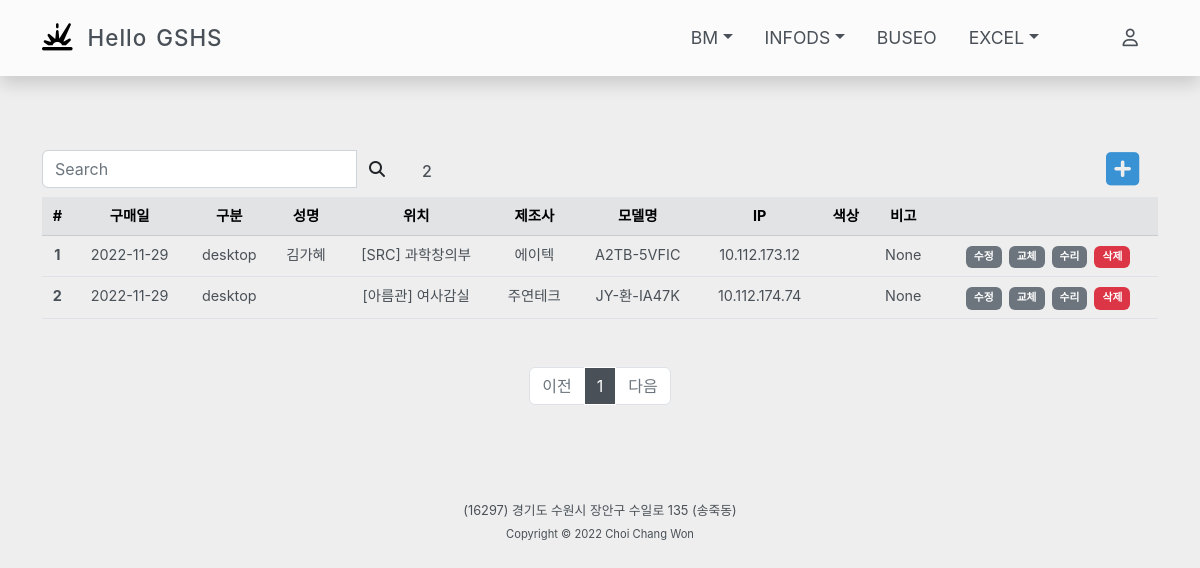
The app's page /gigi/desktop/, older data.
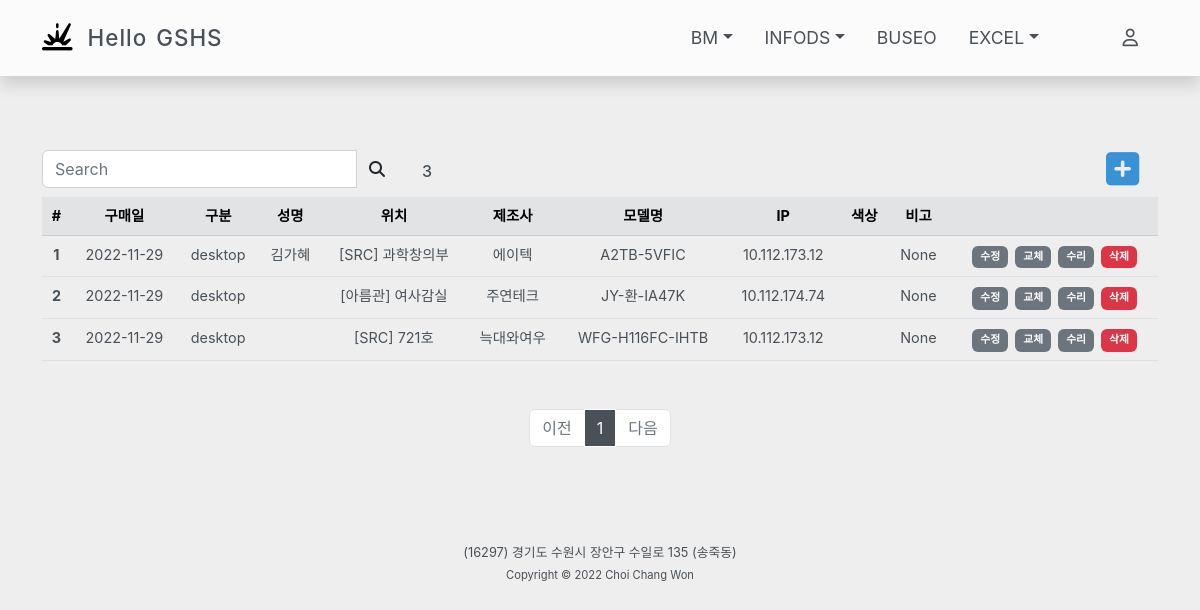
The same page, newer data.
### gshsapp/models.py (models this page shows, shortened)
class Gigiinfo(models.Model):
    COLOR_SELECT = (
        ('None',None),
        ('블랙','블랙'),
        ('컬러','컬러'),
    )
    buyproduct = models.ForeignKey(Buyproduct, on_delete=models.CASCADE, related_name='gigiinfo')
    location = models.ForeignKey(Location, on_delete=models.CASCADE, related_name='gigiinfo')
    user = models.ForeignKey(User, on_delete=models.CASCADE, related_name='gigiinfo', null=True, blank=True)
    ip = models.CharField(max_length=20, null=True, blank=True)
    color = models.CharField(max_length=10, choices=COLOR_SELECT, default=None, blank=True)
    jaego = models.BooleanField(default=False)
    notuse = models.BooleanField(default=False)
    bigo = models.CharField(max_length=100, null=True, blank=True)
    class Meta:
        db_table = "gigiinfo"

class Buyproduct(models.Model):
    buydate = models.DateField(default=timezone.now)
    gubun = models.ForeignKey(Gubun, on_delete=models.CASCADE, related_name='buyproduct')
    company = models.CharField(max_length=20)
    model = models.CharField(max_length=30)
    bigo = models.CharField(max_length=100, null=True, blank=True)
    class Meta:
        db_table = "buyproduct"

class Gubun(models.Model):
    GUBUN = (
        ('Buyproduct', '구매Table'),
        ('Replacement', '교체Table'),
        ('Repair', '수리Table'),
    )
    tablename = models.CharField(max_length=20, default='', choices=GUBUN)
    gubun = models.CharField(max_length=50)
    def __str__(self):
        return self.gubun
    class Meta:
        db_table = "gubun"

class Location(models.Model):
    LGUBUN = (
        ('부서','부서'),
        ('강의실','강의실'),
        ('실험실','실험실'),
        ('협의회실','협의회실'),
        ('강당','강당'),
        ('서버실','서버실'),
        ('영양사실','영양사실'),
        ('Wee클래스','Wee클래스'),
        ('급식실','급식실'),
        ('동아리실','동아리실'),
        ('기타','기타'),
    )
    BGUBUN = (
        ('본관','본관'),
        ('SRC','SRC'),
        ('학술정보관','학술정보관'),
        ('학습관','학습관'),
        ('자치관','자치관'),
        ('창조관','창조관'),
        ('급식소','급식소'),
        ('우정1관','우정1관'),
        ('우정2관','우정2관'),
        ('아름관','아름관'),
    )
    building = models.CharField(max_length=50, choices=BGUBUN)
    hosil = models.CharField(max_length=20)
    locationgubun = models.CharField(max_length=20, default='기타', choices=LGUBUN)
    bigo = models.CharField(max_length=100, null=True, blank=True)
    def __str__(self):
        return f'[{self.building}] {self.hosil}'
    class Meta:
        db_table = "location"

### login/models.py (models this page shows, shortened)
class User(AbstractUser):
    objects = UserManager()
    username = models.CharField(max_length=20, null=True, unique=True, blank=True)
    password = models.CharField(max_length=100, null=True, blank=True)
    email = models.CharField(max_length=50, null=True, blank=True)
    is_active = models.BooleanField(default=True)
    name = models.CharField(max_length=50, null=True)
    subject = models.CharField(max_length=50, null=True)
    USERNAME_FIELD = 'username'
    class Meta:
        db_table = "user"

### gshsapp/views.py (the view)
# urls.py: path('<str:gigigubun>/', views.InfogigiList, name='gigi_gubun'),
def InfogigiList(request, gigigubun):
    context={}
    query = request.GET.get('q','')
    if gigigubun == 'all':
        infogigis = Gigiinfo.objects.all().exclude(user__is_active =False).filter(jaego=False, notuse=False).order_by('-buyproduct__buydate')
    elif gigigubun == 'notebook' or gigigubun == 'desktop':
        infogigis = Gigiinfo.objects.all().exclude(user__is_active =False).filter(buyproduct__gubun__gubun=gigigubun, jaego=False, notuse=False).order_by('-buyproduct__buydate')
    elif gigigubun == 'jaego':
        infogigis = Gigiinfo.objects.all().filter(jaego=True, notuse=False).order_by('-buyproduct__buydate')
    elif gigigubun == 'notuse':
        infogigis = Gigiinfo.objects.all().filter(jaego=False, notuse=True).order_by('-buyproduct__buydate')
    else:
        infogigis = Gigiinfo.objects.all().filter(buyproduct__gubun__gubun=gigigubun, jaego=False, notuse=False).order_by('-buyproduct__buydate')
    gigis = infogigis.filter(Q(user__name__icontains=query) | Q(buyproduct__model__icontains=query) | Q(location__hosil__icontains=query))
    context['gigigubun'] = gigigubun
    context['q'] = query
    page = request.GET.get('page', '1')  # 페이지
    paginator = Paginator(gigis, 10)  # 페이지당 10개씩 보여주기
    page_obj = paginator.get_page(page)
    context ['page_obj'] = page_obj
    context ['query'] = query
    return render(request, 'gshsapp/infogigi.html', context)

### gshsapp/templates/gshsapp/infogigi.html (shortened to what this page needs)
{% extends 'base.html' %}
{% block content %}
<div class="row">
  <div class="col-md-4">
    <form method="GET" action="{% url 'gshsapp:gigi_gubun' gigigubun=gigigubun %}">
      <div class="input-group">
        <input type="search" name="q" value="{{ q }}" class="form-control" placeholder="Search" aria-label="Search" aria-describedby="search-addon" />
        <button type="submit" class="btn">
          <i class="fas fa-search"></i>
        </button>
      </div>
    </form>
  </div>
  <div class="col-md-1  align-self-end me-auto"><h6>{{ page_obj.paginator.count }}</h6></div>
  <div class="col-md-1 text-center">
    <a href="{% url 'gshsapp:gigi_create' gigigubun=gigigubun %}">
      <i style="font-size: 38px; color:#3892d4;" class="fas fa-plus-square"></i>
    </a>
  </div>
</div>
<table class="table text-center mt-2">
    <thead class="table-secondary">
      <tr>
        <th scope="col">#</th>
        <th scope="col">구매일</th>
        <th scope="col">구분</th>
        <th scope="col">성명</th>
        <th scope="col">위치</th>
        <th scope="col">제조사</th>
        <th scope="col">모델명</th>
        <th scope="col">IP</th>
        <th scope="col">색상</th>
        <th scope="col">비고</th>
        <th scope="col"></th>
      </tr>
    </thead>
      {% for gigi in page_obj %}
      <tr>
        <th scope="row">{{ forloop.counter }}</th>
        <td>{{ gigi.buyproduct.buydate|date:"Y-m-d" }}</td>
        <td>{{ gigi.buyproduct.gubun }}</td>
        <td>{{ gigi.user.name }}</td>
        <td>{{ gigi.location }}</td>
        <td>{{ gigi.buyproduct.company }}</td>
        <td>{{ gigi.buyproduct.model }}</td>
        <td>{{ gigi.ip }}</td>
        <td>{{ gigi.color }}</td>
        <td>{{ gigi.bigo }}</td>
        <td>
          {% if gigigubun == 'notuse'%}
            <span class="gitamenu badge bg-danger">불용기기</span>
          {% elif gigigubun == 'jaego'%}
            <span class="gitamenu badge bg-success">재고기기</span>
          {% else %}
            <a href="{% url 'gshsapp:gigi_update' gigi.id %} ">
              <span class="gitamenu badge bg-secondary">수정</span>
            </a>
            <a href="{% url 'gshsapp:gigi_change' gigi.id %} ">
              <span class="gitamenu badge bg-secondary">교체</span>
            </a>
            <a href="{% url 'gshsapp:gigi_suri' gigi.id %} ">
              <span class="gitamenu badge bg-secondary">수리</span>
            </a>
            <span class="gigidelete gitamenu badge bg-danger" data-url="{% url 'gshsapp:gigi_delete' gigi.id %}">삭제</span>
          {% endif %}
        </td>
      </tr>
      {% endfor %}
  </table>
  <div class="row mt-5">
    <div class="col-12">
      {% include 'gshsapp/pagination.html' %}
    </div>
  </div>
  {% endblock %}

Row changes from the older to the newer data that the page shows:
added Gigiinfo: buyproduct.buydate "2022-11-29", buyproduct.gubun "desktop", location "[SRC] 721호", buyproduct.company "늑대와여우", buyproduct.model "WFG-H116FC-IHTB", ip "10.112.173.12", bigo "None"
Text that changed along with them:
{{ page_obj.paginator.count }}: "2" → "3"
